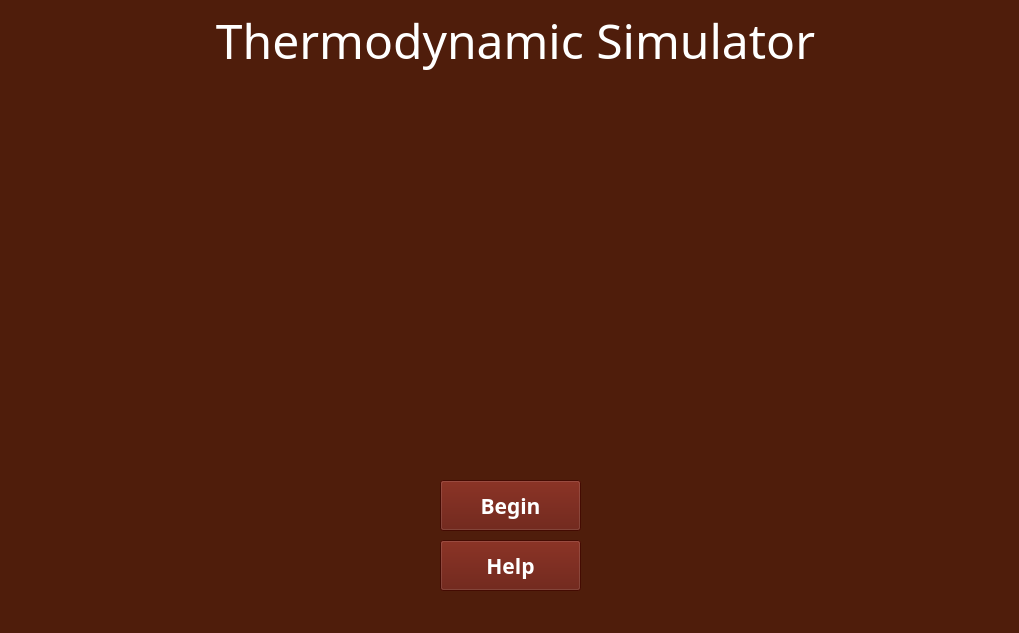
<?xml version="1.0" encoding="UTF-8"?>
<ui version="4.0">
 <class>MainWindow</class>
 <widget class="QMainWindow" name="MainWindow">
  <property name="geometry">
   <rect>
    <x>0</x>
    <y>0</y>
    <width>1019</width>
    <height>633</height>
   </rect>
  </property>
  <property name="sizePolicy">
   <sizepolicy hsizetype="Fixed" vsizetype="Fixed">
    <horstretch>0</horstretch>
    <verstretch>0</verstretch>
   </sizepolicy>
  </property>
  <property name="minimumSize">
   <size>
    <width>1019</width>
    <height>633</height>
   </size>
  </property>
  <property name="maximumSize">
   <size>
    <width>1019</width>
    <height>633</height>
   </size>
  </property>
  <property name="font">
   <font>
    <family>DejaVu Serif</family>
    <italic>true</italic>
   </font>
  </property>
  <property name="windowTitle">
   <string>Thermodynamic Simulator</string>
  </property>
  <property name="styleSheet">
   <string notr="true">background-color: rgb(79, 29, 11)</string>
  </property>
  <widget class="QWidget" name="centralwidget">
   <widget class="QLabel" name="Title">
    <property name="geometry">
     <rect>
      <x>10</x>
      <y>10</y>
      <width>1011</width>
      <height>61</height>
     </rect>
    </property>
    <property name="font">
     <font>
      <family>Fira Code Medium</family>
      <pointsize>36</pointsize>
      <italic>false</italic>
     </font>
    </property>
    <property name="styleSheet">
     <string notr="true">color: rgb(255,255,255)</string>
    </property>
    <property name="text">
     <string>Thermodynamic Simulator</string>
    </property>
    <property name="alignment">
     <set>Qt::AlignCenter</set>
    </property>
   </widget>
   <widget class="QPushButton" name="Begin_Button">
    <property name="geometry">
     <rect>
      <x>440</x>
      <y>480</y>
      <width>141</width>
      <height>51</height>
     </rect>
    </property>
    <property name="font">
     <font>
      <family>Fira Code SemiBold</family>
      <pointsize>16</pointsize>
      <bold>true</bold>
     </font>
    </property>
    <property name="styleSheet">
     <string notr="true">color: rgb(255, 255, 255); background-color: rgb(95, 16, 3)</string>
    </property>
    <property name="text">
     <string>Begin</string>
    </property>
   </widget>
   <widget class="QLabel" name="Brayton_Image">
    <property name="geometry">
     <rect>
      <x>10</x>
      <y>90</y>
      <width>311</width>
      <height>281</height>
     </rect>
    </property>
    <property name="text">
     <string/>
    </property>
    <property name="pixmap">
     <pixmap>../graphics/brayton_cycle.png</pixmap>
    </property>
    <property name="scaledContents">
     <bool>true</bool>
    </property>
   </widget>
   <widget class="QLabel" name="Otto_Image">
    <property name="geometry">
     <rect>
      <x>700</x>
      <y>90</y>
      <width>311</width>
      <height>281</height>
     </rect>
    </property>
    <property name="text">
     <string/>
    </property>
    <property name="pixmap">
     <pixmap>../graphics/otto_cycle.png</pixmap>
    </property>
    <property name="scaledContents">
     <bool>true</bool>
    </property>
   </widget>
   <widget class="QLabel" name="Diesel_Image">
    <property name="geometry">
     <rect>
      <x>340</x>
      <y>90</y>
      <width>341</width>
      <height>281</height>
     </rect>
    </property>
    <property name="text">
     <string/>
    </property>
    <property name="pixmap">
     <pixmap>../graphics/diesel_cycle.png</pixmap>
    </property>
    <property name="scaledContents">
     <bool>true</bool>
    </property>
   </widget>
   <widget class="QPushButton" name="Help_Button">
    <property name="geometry">
     <rect>
      <x>440</x>
      <y>540</y>
      <width>141</width>
      <height>51</height>
     </rect>
    </property>
    <property name="font">
     <font>
      <family>Fira Code SemiBold</family>
      <pointsize>16</pointsize>
      <bold>true</bold>
     </font>
    </property>
    <property name="styleSheet">
     <string notr="true">color: rgb(255, 255, 255); background-color: rgb(95, 16, 3)</string>
    </property>
    <property name="text">
     <string>Help</string>
    </property>
   </widget>
  </widget>
 </widget>
 <resources/>
 <connections/>
</ui>
